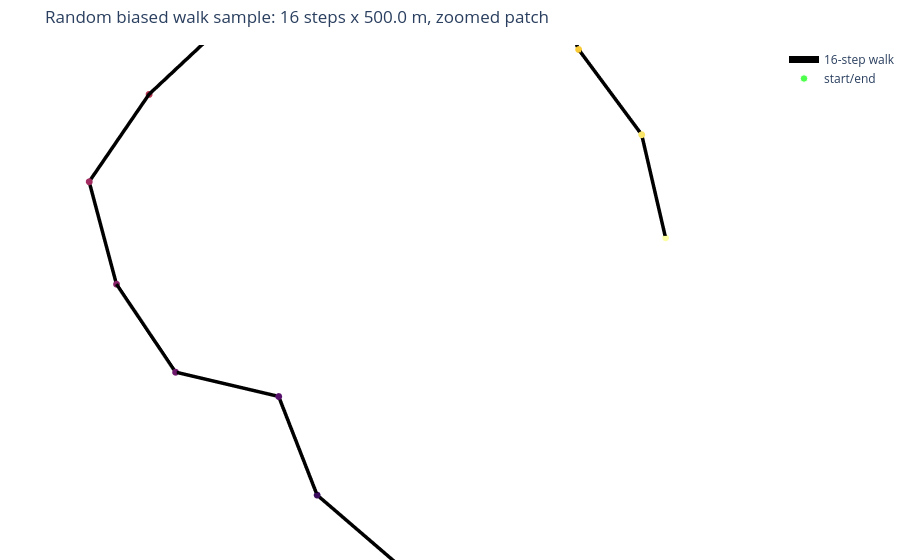

The cell this chart's notebook holds for it:
### Code cell
# Visualize one 16-step biased random walk sample on the sphere.
with torch.no_grad():
    _, _, _, _, sample_path = make_trajectories(1, step_counts=16, return_path=True)
path_pts = sample_path[0].cpu().numpy()
center = path_pts.mean(axis=0)
center = center / np.linalg.norm(center)
north = np.array([0.0, 0.0, 1.0])
ref = north if abs(center[2]) < 0.9 else np.array([1.0, 0.0, 0.0])
east = np.cross(ref, center)
east = east / np.linalg.norm(east)
north_local = np.cross(center, east)
local_xy_m = EARTH_RADIUS_M * np.column_stack([path_pts @ east, path_pts @ north_local])
span_m = max(np.ptp(local_xy_m[:, 0]), np.ptp(local_xy_m[:, 1]), 8.0 * STEP_METERS)
patch_radius_m = 3.0 * span_m
patch_radius_rad = patch_radius_m / EARTH_RADIUS_M
patch_mask = np.arccos(np.clip(sphere_pts @ center, -1.0, 1.0)) <= patch_radius_rad
patch_idx = np.flatnonzero(patch_mask)
patch_lookup = -np.ones(len(sphere_pts), dtype=int)
patch_lookup[patch_idx] = np.arange(len(patch_idx))
patch_face_mask = (
    patch_mask[np.asarray(faces_i)]
    & patch_mask[np.asarray(faces_j)]
    & patch_mask[np.asarray(faces_k)]
)
patch_i = patch_lookup[np.asarray(faces_i)[patch_face_mask]]
patch_j = patch_lookup[np.asarray(faces_j)[patch_face_mask]]
patch_k = patch_lookup[np.asarray(faces_k)[patch_face_mask]]
patch_pts = sphere_pts[patch_idx]
patch_colors = [vertexcolor[idx] for idx in patch_idx]
camera_eye = 1.000004 * center

fig = go.Figure()
fig.add_trace(
    go.Mesh3d(
        x=patch_pts[:, 0],
        y=patch_pts[:, 1],
        z=patch_pts[:, 2],
        i=patch_i,
        j=patch_j,
        k=patch_k,
        vertexcolor=patch_colors,
        opacity=0.40,
        flatshading=False,
        lighting=dict(ambient=0.82, diffuse=0.25, specular=0.03),
        name="B component mixture",
        showscale=False,
    )
)
fig.add_trace(
    go.Scatter3d(
        x=path_pts[:, 0],
        y=path_pts[:, 1],
        z=path_pts[:, 2],
        mode="lines+markers",
        line=dict(color="black", width=7),
        marker=dict(size=4, color=np.arange(path_pts.shape[0]), colorscale="Inferno"),
        name="16-step walk",
    )
)
fig.add_trace(
    go.Scatter3d(
        x=[path_pts[0, 0], path_pts[-1, 0]],
        y=[path_pts[0, 1], path_pts[-1, 1]],
        z=[path_pts[0, 2], path_pts[-1, 2]],
        mode="markers",
        marker=dict(size=[7, 8], color=["lime", "red"]),
        name="start/end",
    )
)
fig.update_layout(
    title=f"Random biased walk sample: 16 steps x {STEP_METERS:.1f} m, zoomed patch",
    scene=dict(
        aspectmode="data",
        camera=dict(eye=dict(x=camera_eye[0], y=camera_eye[1], z=camera_eye[2])),
        xaxis=dict(visible=False),
        yaxis=dict(visible=False),
        zaxis=dict(visible=False),
    ),
    margin=dict(l=0, r=0, t=45, b=0),
)
fig.show()

### Figure 1 — Plotly figure (JSON) as saved in the notebook; plotly's stock layout.template omitted (floating-point values rounded to 4 significant figures)
{"data": [{"flatshading": false, "i": [], "j": [], "k": [], "lighting": {"ambient": 0.82, "diffuse": 0.25, "specular": 0.03}, "name": "B component mixture", "opacity": 0.4, "showscale": false, "type": "mesh3d", "vertexcolor": [], "x": [], "y": [], "z": []}, {"line": {"color": "black", "width": 7}, "marker": {"color": [0, 1, 2, 3, 4, 5, 6, 7, 8, 9, 10, 11, 12, 13, 14, 15, 16], "colorscale": [[0, "#000004"], [0.1111, "#1b0c41"], [0.2222, "#4a0c6b"], [0.3333, "#781c6d"], [0.4444, "#a52c60"], [0.5556, "#cf4446"], [0.6667, "#ed6925"], [0.7778, "#fb9b06"], [0.8889, "#f7d13d"], [1, "#fcffa4"]], "size": 4}, "mode": "lines+markers", "name": "16-step walk", "type": "scatter3d", "x": [-0.5749, -0.575, -0.575, -0.5751, -0.5752, -0.5752, -0.5752, -0.5753, -0.5753, -0.5754, -0.5754, -0.5754, -0.5755, -0.5754, -0.5753, -0.5753, -0.5752], "y": [-0.05157, -0.05153, -0.05148, -0.05143, -0.0514, -0.05133, -0.05129, -0.05128, -0.05132, -0.05139, -0.05146, -0.05153, -0.05159, -0.05162, -0.05164, -0.05169, -0.0517], "z": [-0.8166, -0.8165, -0.8165, -0.8165, -0.8164, -0.8164, -0.8164, -0.8163, -0.8163, -0.8163, -0.8162, -0.8162, -0.8162, -0.8162, -0.8163, -0.8163, -0.8164]}, {"marker": {"color": ["lime", "red"], "size": [7, 8]}, "mode": "markers", "name": "start/end", "type": "scatter3d", "x": [-0.5749, -0.5752], "y": [-0.05157, -0.0517], "z": [-0.8166, -0.8164]}], "layout": {"margin": {"b": 0, "l": 0, "r": 0, "t": 45}, "scene": {"aspectmode": "data", "camera": {"eye": {"x": -0.5752, "y": -0.05148, "z": -0.8164}}, "xaxis": {"visible": false}, "yaxis": {"visible": false}, "zaxis": {"visible": false}}, "title": {"text": "Random biased walk sample: 16 steps x 500.0 m, zoomed patch"}}}
